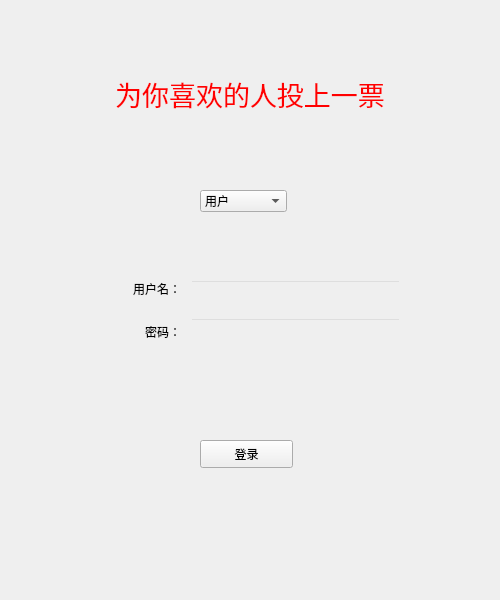
<?xml version="1.0" encoding="UTF-8"?>
<ui version="4.0">
 <class>LoginWindow</class>
 <widget class="QMainWindow" name="LoginWindow">
  <property name="geometry">
   <rect>
    <x>0</x>
    <y>0</y>
    <width>500</width>
    <height>600</height>
   </rect>
  </property>
  <property name="maximumSize">
   <size>
    <width>500</width>
    <height>600</height>
   </size>
  </property>
  <property name="windowTitle">
   <string>LoginWindow</string>
  </property>
  <widget class="QWidget" name="centralwidget">
   <widget class="QLabel" name="label">
    <property name="geometry">
     <rect>
      <x>0</x>
      <y>0</y>
      <width>500</width>
      <height>600</height>
     </rect>
    </property>
    <property name="minimumSize">
     <size>
      <width>500</width>
      <height>600</height>
     </size>
    </property>
    <property name="maximumSize">
     <size>
      <width>500</width>
      <height>600</height>
     </size>
    </property>
    <property name="font">
     <font>
      <family>楷体</family>
      <pointsize>20</pointsize>
      <italic>false</italic>
      <underline>false</underline>
      <strikeout>false</strikeout>
     </font>
    </property>
    <property name="styleSheet">
     <string notr="true">border-image: url(:/background.jpg);</string>
    </property>
    <property name="text">
     <string>&lt;html&gt;&lt;head/&gt;&lt;body&gt;&lt;p&gt;&lt;br/&gt;&lt;br/&gt;&lt;span style=&quot; color:#ff0000;&quot;&gt;为你喜欢的人投上一票&lt;/span&gt;&lt;/p&gt;&lt;/body&gt;&lt;/html&gt;</string>
    </property>
    <property name="alignment">
     <set>Qt::AlignHCenter|Qt::AlignTop</set>
    </property>
   </widget>
   <widget class="QWidget" name="verticalLayoutWidget">
    <property name="geometry">
     <rect>
      <x>70</x>
      <y>270</y>
      <width>111</width>
      <height>80</height>
     </rect>
    </property>
    <layout class="QVBoxLayout" name="verticalLayout">
     <item>
      <widget class="QLabel" name="label_2">
       <property name="text">
        <string>用户名：</string>
       </property>
       <property name="alignment">
        <set>Qt::AlignRight|Qt::AlignTrailing|Qt::AlignVCenter</set>
       </property>
      </widget>
     </item>
     <item>
      <widget class="QLabel" name="label_3">
       <property name="text">
        <string>密码：</string>
       </property>
       <property name="alignment">
        <set>Qt::AlignRight|Qt::AlignTrailing|Qt::AlignVCenter</set>
       </property>
      </widget>
     </item>
    </layout>
   </widget>
   <widget class="QWidget" name="verticalLayoutWidget_2">
    <property name="geometry">
     <rect>
      <x>190</x>
      <y>270</y>
      <width>211</width>
      <height>80</height>
     </rect>
    </property>
    <layout class="QVBoxLayout" name="verticalLayout_2">
     <item>
      <widget class="QLineEdit" name="lineEdit">
       <property name="styleSheet">
        <string notr="true">background-color: rgba(255, 255, 255, 0);</string>
       </property>
      </widget>
     </item>
     <item>
      <widget class="QLineEdit" name="lineEdit_2">
       <property name="styleSheet">
        <string notr="true">background-color: rgba(255, 255, 255, 0);</string>
       </property>
       <property name="inputMethodHints">
        <set>Qt::ImhNone</set>
       </property>
      </widget>
     </item>
    </layout>
   </widget>
   <widget class="QComboBox" name="comboBox">
    <property name="geometry">
     <rect>
      <x>200</x>
      <y>190</y>
      <width>87</width>
      <height>22</height>
     </rect>
    </property>
    <item>
     <property name="text">
      <string>用户</string>
     </property>
    </item>
    <item>
     <property name="text">
      <string>管理员</string>
     </property>
    </item>
   </widget>
   <widget class="QPushButton" name="pushButton">
    <property name="geometry">
     <rect>
      <x>200</x>
      <y>440</y>
      <width>93</width>
      <height>28</height>
     </rect>
    </property>
    <property name="text">
     <string>登录</string>
    </property>
   </widget>
  </widget>
  <widget class="QMenuBar" name="menubar">
   <property name="geometry">
    <rect>
     <x>0</x>
     <y>0</y>
     <width>500</width>
     <height>26</height>
    </rect>
   </property>
  </widget>
 </widget>
 <resources/>
 <connections/>
</ui>
